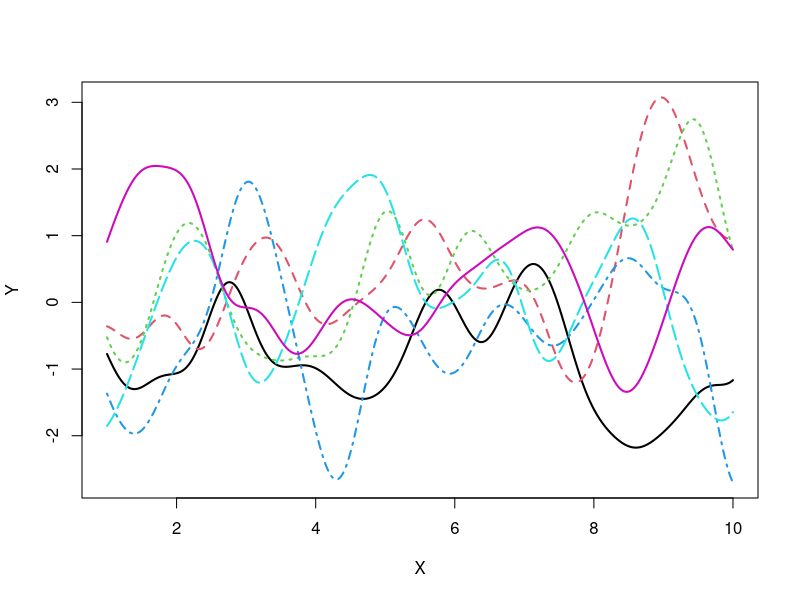
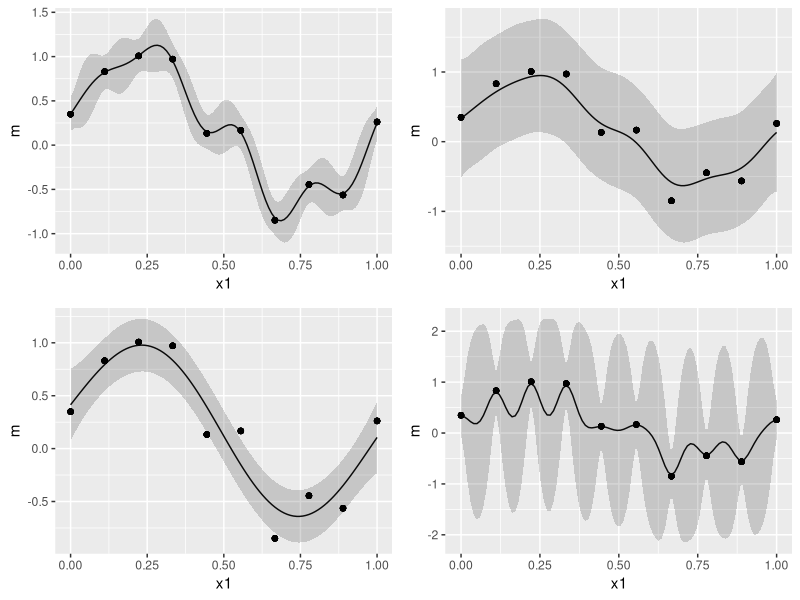
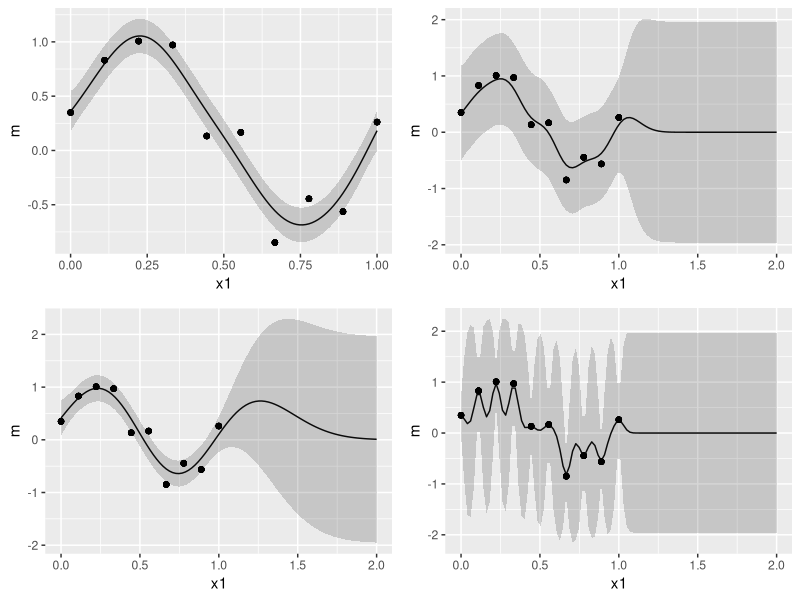

Write the R code that produced these figures, in order.
## ---- chunk 1
def.source.hook  <- knitr::knit_hooks$get("source")
knitr::knit_hooks$set(source = function(x, options) {
  x <- def.source.hook(x, options)
  x <- ifelse(!is.null(options$linestretch), 
              paste0("\\linespread{", options$linestretch,"}\n", x, "\n\n\\linespread{", lstr,"}"), 
              x)
  ifelse(!is.null(options$size), 
         paste0("\\", options$size,"\n\n", x, "\n\n \\normalsize"), 
         x)
})
knitr::opts_chunk$set(warning = FALSE)
knitr::opts_chunk$set(message = FALSE)
## ---- chunk 2
# Define Kernel function
Kernel_Mat <- function(X,sigma,beta){
  N <- NROW(X)
  K <- matrix(0,N,N)
  for (i in 1:N) {
    for (k in 1:N) {
      if(i==k) kdelta = 1 else kdelta = 0
      K[i,k] <- K[k,i] <- exp(-t(X[i,]-X[k,])%*%(X[i,]-X[k,])/(2*sigma^2)) + beta^{-1}*kdelta
    }
  }
  return(K)
}

N <- 10 # max value of X
M <- 1000 # sample size
X <- matrix(seq(1,N,length=M),M,1) # create X
testK <- Kernel_Mat(X,0.5,1e+18) # calc kernel matrix

library(MASS)

P <- 6 # num of sample path
Y <- matrix(0,M,P) # define Y

for(i in 1:P){
  Y[,i] <- mvrnorm(n=1,rep(0,M),testK) # sample Y
}

# Plot
matplot(x=X,y=Y,type = "l",lwd = 2)

## ---- chunk 3
library(ggplot2)
library(grid)

# 1.Gaussian Process Regression

# PRML's synthetic data set
curve_fitting <- data.frame(
  x=c(0.000000,0.111111,0.222222,0.333333,0.444444,0.555556,0.666667,0.777778,0.888889,1.000000),
  t=c(0.349486,0.830839,1.007332,0.971507,0.133066,0.166823,-0.848307,-0.445686,-0.563567,0.261502))

f <- function(beta, sigma, xmin, xmax, input, train) {
  kernel <- function(x1, x2) exp(-(x1-x2)^2/(2*sigma^2)); # define Kernel function
  K <- outer(input, input, kernel); # calc gram matrix
  C_N <- K + diag(length(input))/beta
  m <- function(x) (outer(x, input, kernel) %*% solve(C_N) %*% train) # coditiona mean 
  m_sig <- function(x)(kernel(x,x) - diag(outer(x, input, kernel) %*% solve(C_N) %*% t(outer(x, input, kernel)))) #conditional variance
  x <- seq(xmin,xmax,length=100)
  output <- ggplot(data.frame(x1=x,m=m(x),sig1=m(x)+1.96*sqrt(m_sig(x)),sig2=m(x)-1.96*sqrt(m_sig(x)),
                              tx=input,ty=train),
                   aes(x=x1,y=m)) + 
    geom_line() +
    geom_ribbon(aes(ymin=sig1,ymax=sig2),alpha=0.2) +
    geom_point(aes(x=tx,y=ty))
  return(output)
}

grid.newpage() # make a palet
pushViewport(viewport(layout=grid.layout(2, 2))) # divide the palet into 2 by 2
print(f(100,0.1,0,1,curve_fitting$x,curve_fitting$t), vp=viewport(layout.pos.row=1, layout.pos.col=1))
print(f(4,0.10,0,1,curve_fitting$x,curve_fitting$t), vp=viewport(layout.pos.row=1, layout.pos.col=2))
print(f(25,0.30,0,1,curve_fitting$x,curve_fitting$t), vp=viewport(layout.pos.row=2, layout.pos.col=1))
print(f(25,0.030,0,1,curve_fitting$x,curve_fitting$t), vp=viewport(layout.pos.row=2, layout.pos.col=2)) 
## ---- chunk 4
grid.newpage() # make a palet
pushViewport(viewport(layout=grid.layout(2, 2))) # divide the palet into 2 by 2
print(f(100,0.1,0,2,curve_fitting$x,curve_fitting$t), vp=viewport(layout.pos.row=1, layout.pos.col=1)) 
print(f(4,0.10,0,2,curve_fitting$x,curve_fitting$t), vp=viewport(layout.pos.row=1, layout.pos.col=2)) 
print(f(25,0.30,0,2,curve_fitting$x,curve_fitting$t), vp=viewport(layout.pos.row=2, layout.pos.col=1))
print(f(25,0.030,0,2,curve_fitting$x,curve_fitting$t), vp=viewport(layout.pos.row=2, layout.pos.col=2)) 

## ---- chunk 5

g <- function(xmin, xmax, input, train){
  # initial value
  beta = 100
  b = 1
  a = 1
  learning_rate = 0.1
  itermax <- 1000
  if (class(input) == "numeric"){
    N <- length(input)
  } else
  {
    N <- NROW(input)
  }
  kernel <- function(x1, x2) a*exp(-0.5*b*(x1-x2)^2); # define kernel
  derivative_a <- function(x1,x2) exp(-0.5*b*(x1-x2)^2)
  derivative_b <- function(x1,x2) -0.5*a*(x1-x2)^2*exp(-0.5*b*(x1-x2)^2)
  dloglik_a <- function(C_N,y,x1,x2) {
    -sum(diag(solve(C_N)%*%outer(input, input, derivative_a)))+t(y)%*%solve(C_N)%*%outer(input, input, derivative_a)%*%solve(C_N)%*%y 
  }
  dloglik_b <- function(C_N,y,x1,x2) {
    -sum(diag(solve(C_N)%*%outer(input, input, derivative_b)))+t(y)%*%solve(C_N)%*%outer(input, input, derivative_b)%*%solve(C_N)%*%y 
  }
  # loglikelihood function
  likelihood <- function(b,a,x,y){
    kernel <- function(x1, x2) a*exp(-0.5*b*(x1-x2)^2)
    K <- outer(x, x, kernel)
    C_N <- K + diag(N)/beta
    itermax <- 1000
    l <- -1/2*log(det(C_N)) - N/2*(2*pi) - 1/2*t(y)%*%solve(C_N)%*%y
    return(l)
  }
  K <- outer(input, input, kernel) 
  C_N <- K + diag(N)/beta
  for (i in 1:itermax){
    kernel <- function(x1, x2) a*exp(-b*(x1-x2)^2)
    derivative_b <- function(x1,x2) -0.5*a*(x1-x2)^2*exp(-0.5*b*(x1-x2)^2)
    dloglik_b <- function(C_N,y,x1,x2) {
      -sum(diag(solve(C_N)%*%outer(input, input, derivative_b)))+t(y)%*%solve(C_N)%*%outer(input, input, derivative_b)%*%solve(C_N)%*%y 
    }
    K <- outer(input, input, kernel) # calc gram matrix
    C_N <- K + diag(N)/beta
    l <- 0
    if(abs(l-likelihood(b,a,input,train))<0.0001&i>2){
      break
    }else{
      a <- as.numeric(a + learning_rate*dloglik_a(C_N,train,input,input))
      b <- as.numeric(b + learning_rate*dloglik_b(C_N,train,input,input))
    }
    l <- likelihood(b,a,input,train)
  }
  K <- outer(input, input, kernel)
  C_N <- K + diag(length(input))/beta
  m <- function(x) (outer(x, input, kernel) %*% solve(C_N) %*% train)  
  m_sig <- function(x)(kernel(x,x) - diag(outer(x, input, kernel) %*% solve(C_N) %*% t(outer(x, input, kernel))))
  x <- seq(xmin,xmax,length=100)
  output <- ggplot(data.frame(x1=x,m=m(x),sig1=m(x)+1.96*sqrt(m_sig(x)),sig2=m(x)-1.96*sqrt(m_sig(x)),
                              tx=input,ty=train),
                   aes(x=x1,y=m)) + 
    geom_line() +
    geom_ribbon(aes(ymin=sig1,ymax=sig2),alpha=0.2) +
    geom_point(aes(x=tx,y=ty))
  return(output)
}

print(g(0,1,curve_fitting$x,curve_fitting$t), vp=viewport(layout.pos.row=1, layout.pos.col=1))


